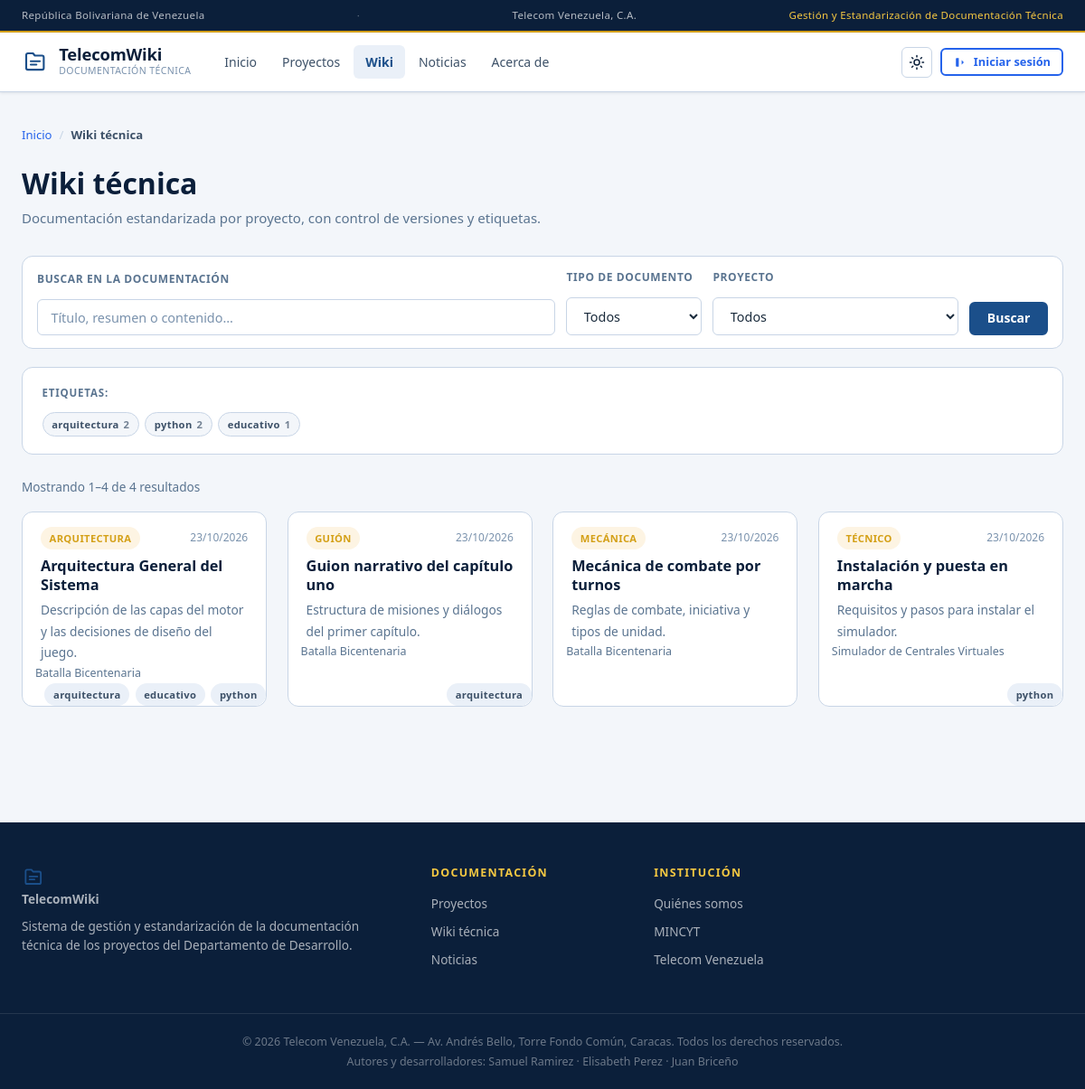
The page /frontend/wiki.php on the database its author committed.
### tables this page shows
CREATE TABLE `tags` (
    `id`    INT UNSIGNED NOT NULL AUTO_INCREMENT,
    `nombre` VARCHAR(100) NOT NULL,
    `slug`  VARCHAR(120) NOT NULL,
    PRIMARY KEY (`id`),
    UNIQUE KEY `uq_tags_slug` (`slug`)
);

CREATE TABLE `articulos` (
    `id`          INT UNSIGNED NOT NULL AUTO_INCREMENT,
    `proyecto_id` INT UNSIGNED  NOT NULL,
    `titulo`      VARCHAR(300)  NOT NULL,
    `slug`        VARCHAR(320)  NOT NULL,
    `resumen`     VARCHAR(500)  NULL,
    `contenido`   LONGTEXT      NULL,
    `tipo`        ENUM('guion','arquitectura','mecanica','personaje','nivel','tecnico','otro') NOT NULL DEFAULT 'tecnico',
    `autor_id`    INT UNSIGNED  NULL,
    `version`     INT UNSIGNED  NOT NULL DEFAULT 1,
    `publicado`   TINYINT(1)    NOT NULL DEFAULT 0,
    `creado_en`   DATETIME      NOT NULL DEFAULT CURRENT_TIMESTAMP,
    `actualizado` DATETIME      NOT NULL DEFAULT CURRENT_TIMESTAMP ON UPDATE CURRENT_TIMESTAMP,
    PRIMARY KEY (`id`),
    UNIQUE KEY `uq_articulos_slug` (`slug`),
    KEY `idx_articulos_proyecto`  (`proyecto_id`,`publicado`),
    KEY `idx_articulos_publicado` (`publicado`),
    KEY `idx_articulos_tipo`      (`tipo`),
    KEY `idx_articulos_autor`     (`autor_id`),
    CONSTRAINT `fk_articulos_proyecto` FOREIGN KEY (`proyecto_id`) REFERENCES `proyectos`(`id`) ON DELETE CASCADE,
    CONSTRAINT `fk_articulos_autor`    FOREIGN KEY (`autor_id`)    REFERENCES `usuarios`(`id`)  ON DELETE SET NULL
);

CREATE TABLE `proyectos` (
    `id`                  INT UNSIGNED NOT NULL AUTO_INCREMENT,
    `titulo`              VARCHAR(200)  NOT NULL,
    `slug`                VARCHAR(220)  NOT NULL,
    `categoria_id`        INT UNSIGNED  NOT NULL,
    `descripcion_corta`   VARCHAR(500)  NULL,
    `descripcion`         LONGTEXT      NULL,
    `tecnologias`         VARCHAR(300)  NULL,
    `version_actual`      VARCHAR(20)   NULL,
    `estado`              ENUM('activo','en_desarrollo','pausado','archivado') NOT NULL DEFAULT 'en_desarrollo',
    `responsable_id`      INT UNSIGNED  NULL,
    `fecha_inicio`        DATE          NULL,
    `fecha_actualizacion` DATETIME      NOT NULL DEFAULT CURRENT_TIMESTAMP ON UPDATE CURRENT_TIMESTAMP,
    `creado_en`           DATETIME      NOT NULL DEFAULT CURRENT_TIMESTAMP,
    PRIMARY KEY (`id`),
    UNIQUE KEY `uq_proyectos_slug` (`slug`),
    KEY `idx_proyectos_categoria` (`categoria_id`),
    KEY `idx_proyectos_estado` (`estado`,`creado_en`),
    KEY `idx_proyectos_responsable` (`responsable_id`),
    CONSTRAINT `fk_proyectos_categoria`   FOREIGN KEY (`categoria_id`)   REFERENCES `categorias`(`id`)     ON DELETE RESTRICT,
    CONSTRAINT `fk_proyectos_responsable` FOREIGN KEY (`responsable_id`) REFERENCES `usuarios`(`id`)      ON DELETE SET NULL
);

### backend/lib/validate.php (called while the page is built, shortened)
<?php
require_once __DIR__ . '/helpers.php';
function entrada(array $origen, string $clave, int $maxLen = 300): string {
    $v = $origen[$clave] ?? '';
    $v = trim((string) $v);
    return mb_strlen($v) > $maxLen ? mb_substr($v, 0, $maxLen) : $v;
}
function saneaGET(string $clave, int $maxLen = 300): string {
    return entrada($_GET, $clave, $maxLen);
}
function entero($v, int $defecto = 0): int {
    return filter_var($v, FILTER_VALIDATE_INT) !== false ? (int) $v : $defecto;
}

### backend/config/db.php (called while the page is built, shortened)
<?php
function getDB(): PDO {
    static $pdo = null;
    if ($pdo === null) {
        $dsn = 'mysql:host=' . DB_HOST . ';port=' . DB_PORT
             . ';dbname=' . DB_NAME . ';charset=utf8mb4';
        try {
            $pdo = new PDO($dsn, DB_USER, DB_PASS, [
                PDO::ATTR_ERRMODE            => PDO::ERRMODE_EXCEPTION,
                PDO::ATTR_DEFAULT_FETCH_MODE => PDO::FETCH_ASSOC,
                PDO::ATTR_EMULATE_PREPARES   => false,
            ]);
        } catch (PDOException $e) {
            error_log('[db.php] Error de conexión a MySQL: ' . $e->getMessage());
            http_response_code(503);
            die('<div>'
              . '<strong>El sitio no está disponible en este momento.</strong><br>'
              . '<small>Intenta nuevamente en unos minutos. Si el problema persiste, '
              . 'verificá que MySQL esté iniciado (XAMPP → pestaña MySQL) y que exista '
              . 'la base de datos <em>telecom_wiki</em>.</small></div>');
        }
    }
    return $pdo;
}
function dbValor(string $sql, array $params = []) {
    $st = getDB()->prepare($sql);
    $st->execute($params);
    return $st->fetchColumn();
}

### backend/lib/paginate.php (called while the page is built, shortened)
<?php
require_once __DIR__ . '/validate.php';
function paginar(int $total, int $porPagina = 0): array {
    $porPagina = $porPagina > 0 ? $porPagina : POR_PAGINA;
    $totalPaginas = max(1, (int) ceil($total / $porPagina));
    $pagina = entero($_GET['pagina'] ?? 1, 1);
    $pagina = max(1, min($pagina, $totalPaginas));
    return [
        'pagina'        => $pagina,
        'por_pagina'    => $porPagina,
        'offset'        => ($pagina - 1) * $porPagina,
        'total_paginas' => $totalPaginas,
        'total'         => $total,
    ];
}
function resumenPaginacion(array $pag): string {
    $desde = $pag['offset'] + 1;
    $hasta = min($pag['offset'] + $pag['por_pagina'], $pag['total']);
    return 'Mostrando ' . $desde . '–' . $hasta . ' de ' . $pag['total'] . ' resultados';
}

### frontend/wiki.php (the view, shortened to what this page needs)
<?php
$q       = saneaGET('q', 80);
$tagSlug = saneaGET('tag', 120);
$where  = ['a.publicado = 1'];
$params = [];
$condicion = implode(' AND ', $where);
$db = getDB();
$total = (int) dbValor(
    "SELECT COUNT(*) FROM articulos a
       JOIN proyectos p ON p.id = a.proyecto_id
      WHERE $condicion",
    $params
);
$pag = paginar($total, POR_PAGINA);
$st = $db->prepare(
    "SELECT a.id, a.titulo, a.slug, a.resumen, a.contenido, a.tipo,
            a.actualizado, a.creado_en, p.titulo AS proyecto_titulo,
            (SELECT GROUP_CONCAT(DISTINCT t.nombre ORDER BY t.nombre SEPARATOR '||')
               FROM articulo_tags atg
               JOIN tags t ON t.id = atg.tag_id
              WHERE atg.articulo_id = a.id) AS tags_nombres,
            (SELECT GROUP_CONCAT(DISTINCT t.slug ORDER BY t.nombre SEPARATOR '||')
               FROM articulo_tags atg
               JOIN tags t ON t.id = atg.tag_id
              WHERE atg.articulo_id = a.id) AS tags_slugs
       FROM articulos a
       JOIN proyectos p ON p.id = a.proyecto_id
      WHERE $condicion
   ORDER BY a.actualizado DESC
      LIMIT {$pag['por_pagina']} OFFSET {$pag['offset']}"
);
$st->execute($params);
$articulos = $st->fetchAll();
$st = $db->query(
    'SELECT t.id, t.nombre, t.slug, COUNT(DISTINCT atg.articulo_id) AS usos
       FROM tags t
       JOIN articulo_tags atg ON atg.tag_id = t.id
       JOIN articulos a ON a.id = atg.articulo_id AND a.publicado = 1
   GROUP BY t.id, t.nombre, t.slug
   ORDER BY usos DESC, t.nombre ASC
      LIMIT 25'
);
$nubeTags = $st->fetchAll();
?>
<div class="container">
    <?= migaDePan([['Inicio' => 'index.php'], ['Wiki técnica' => null]]) ?>
    <div class="page-head">
        <div>
            <h1>Wiki técnica</h1>
            <p class="muted">Documentación estandarizada por proyecto, con control de versiones
               y etiquetas.</p>
        </div>
    </div>
    <form class="filtros filtros--wiki" method="get" action="<?= e(url('wiki.php')) ?>">
        <div class="filtros__campo filtros__campo--grande">
            <label class="form-label" for="q">Buscar en la documentación</label>
            <input class="form-control" type="search" id="q" name="q" maxlength="80"
                   value="<?= e($q) ?>" placeholder="Título, resumen o contenido…">
        </div>
        <div class="filtros__campo">
            <label class="form-label" for="tipo">Tipo de documento</label>
            <select class="form-control" id="tipo" name="tipo">
                <option value="">Todos</option>
            </select>
        </div>
        <div class="filtros__campo">
            <label class="form-label" for="proyecto">Proyecto</label>
            <select class="form-control" id="proyecto" name="proyecto">
                <option value="">Todos</option>
            </select>
        </div>
        <div class="filtros__acciones">
            <button class="btn btn-primary" type="submit">Buscar</button>
        </div>
    </form>
    <?php if ($nubeTags): ?>
    <div class="nube-tags" aria-label="Etiquetas más usadas">
        <span class="nube-tags__label">Etiquetas:</span>
        <ul class="chips">
            <?php foreach ($nubeTags as $t): ?>
                <li>
                    <a class="chip chip--tag <?= $tagSlug === $t['slug'] ? 'is-active' : '' ?>"
                       href="<?= e(url('wiki.php?tag=' . rawurlencode($t['slug']))) ?>">
                        <?= e($t['nombre']) ?> <span class="chip__num"><?= (int) $t['usos'] ?></span>
                    </a>
                </li>
            <?php endforeach; ?>
        </ul>
    </div>
    <?php endif; ?>
    <p class="resultados" role="status"><?= e(resumenPaginacion($pag)) ?></p>
    <?php if ($articulos): ?>
        <div class="grid grid--articulos">
            <?php foreach ($articulos as $a) echo tarjetaArticulo($a); ?>
        </div>
    <?php endif; ?>
</div>

### backend/lib/render.php (shortened to what this page needs)
<?php
require_once __DIR__ . '/paginate.php';
function migaDePan(array $items): string {
    $html = '<nav class="breadcrumb" aria-label="Miga de pan"><ol>';
    $ultimo = count($items) - 1;
    foreach ($items as $i => $item) {
        $nombre = array_key_first($item);
        $ruta   = $item[$nombre];
        $sep    = $i > 0 ? '<span class="breadcrumb__sep" aria-hidden="true">/</span>' : '';
        if ($i === $ultimo || $ruta === null) {
            $html .= $sep . '<li class="breadcrumb__actual" aria-current="page">' . e($nombre) . '</li>';
        } else {
            $html .= $sep . '<li><a href="' . e(url($ruta)) . '">' . e($nombre) . '</a></li>';
        }
    }
    return $html . '</ol></nav>';
}
function badgeTipo(string $tipo): string {
    return '<span class="chip chip--tipo">' . e(etiquetaTipoArticulo($tipo)) . '</span>';
}
function tarjetaArticulo(array $a): string {
    $html = '<article class="card card--articulo reveal">';
    $html .= '<a class="card__link" href="' . e(url('articulo.php?slug=' . rawurlencode($a['slug']))) . '">';
    $html .= '<div class="card__cabeza">'
           . badgeTipo($a['tipo'] ?? 'tecnico')
           . '<span class="card__fecha">' . e(fecha($a['actualizado'] ?? $a['creado_en'] ?? null)) . '</span>'
           . '</div>';
    $html .= '<h3 class="card__titulo">' . e($a['titulo']) . '</h3>';
    if (!empty($a['resumen'])) {
        $html .= '<p class="card__texto">' . e(resumir($a['resumen'], 130)) . '</p>';
    } elseif (!empty($a['contenido'])) {
        $html .= '<p class="card__texto">' . e(resumir($a['contenido'], 130)) . '</p>';
    }
    if (!empty($a['proyecto_titulo'])) {
        $html .= '<p class="card__proyecto">' . icono('folder', 14)
               . '<span>' . e($a['proyecto_titulo']) . '</span></p>';
    }
    if (!empty($a['tags_nombres'])) {
        $html .= '<ul class="chips">';
        foreach (array_slice(explode('||', $a['tags_nombres']), 0, 4) as $i => $t) {
            $slug = explode('||', $a['tags_slugs'] ?? '')[$i] ?? slugify($t);
            $html .= '<li><a class="chip chip--tag" href="'
                   . e(url('wiki.php?tag=' . rawurlencode($slug))) . '">' . e($t) . '</a></li>';
        }
        $html .= '</ul>';
    }
    $html .= '</a></article>';
    return $html;
}

### backend/lib/helpers.php (shortened to what this page needs)
<?php
function e(?string $s): string {
    return htmlspecialchars($s ?? '', ENT_QUOTES | ENT_SUBSTITUTE, 'UTF-8');
}
function url(string $ruta = ''): string {
    return SITE_URL . '/' . ltrim($ruta, '/');
}
function fecha(?string $fecha, string $formato = 'd/m/Y'): string {
    $ts = strtotime($fecha);
    return $ts ? date($formato, $ts) : '—';
}
function resumir(?string $texto, int $largo = 140): string {
    $texto = trim(strip_tags($texto ?? ''));
    if (mb_strlen($texto) <= $largo) {
        return $texto;
    }
    $corte = mb_substr($texto, 0, $largo);
    return rtrim($corte, '.,;:') . '…';
}
function etiquetaTipoArticulo(string $tipo): string {
    $mapa = [
        'guion'        => 'Guión',
        'arquitectura' => 'Arquitectura',
        'mecanica'     => 'Mecánica',
        'personaje'    => 'Personaje',
        'nivel'        => 'Nivel',
        'tecnico'      => 'Técnico',
        'otro'         => 'Otro',
    ];
    return $mapa[$tipo] ?? ucfirst($tipo);
}
function icono(string $nombre, int $size = 18): string {
    $d = $paths[$nombre] ?? $paths['folder'];
    return '<svg class="icon" width="' . $size . '" height="' . $size
         . '" viewBox="0 0 20 20" fill="currentColor" aria-hidden="true" focusable="false">'
         . $d . '</svg>';
}

### rows shown on the page
tags: nombre "arquitectura", usos "2"
tags: nombre "python", usos "2"
tags: nombre "educativo", usos "1"
articulos: tipo "ARQUITECTURA", actualizado "23/10/2026", titulo "Arquitectura General del Sistema", resumen "Descripción de las capas del motor y las decisiones de diseño del juego.", proyecto.titulo "Batalla Bicentenaria", t "arquitectura", t "educativo", t "python"
articulos: tipo "GUIÓN", actualizado "23/10/2026", titulo "Guion narrativo del capítulo uno", resumen "Estructura de misiones y diálogos del primer capítulo.", proyecto.titulo "Batalla Bicentenaria", t "arquitectura"
articulos: tipo "MECÁNICA", actualizado "23/10/2026", titulo "Mecánica de combate por turnos", resumen "Reglas de combate, iniciativa y tipos de unidad.", proyecto.titulo "Batalla Bicentenaria"
articulos: tipo "TÉCNICO", actualizado "23/10/2026", titulo "Instalación y puesta en marcha", resumen "Requisitos y pasos para instalar el simulador.", proyecto.titulo "Simulador de Centrales Virtuales", t "python"

### other values the page prints
SITE_TAGLINE "Gestión y Estandarización de Documentación Técnica"
SITE_NAME "TelecomWiki"
$texto "Inicio"
$texto "Proyectos"
$texto "Wiki"
$texto "Noticias"
$texto "Acerca de"
$nombre "Inicio"
$nombre "Wiki técnica"
resumenPaginacion($pag) "Mostrando 1–4 de 4 resultados"
SITE_AUTORES "Samuel Ramirez · Elisabeth Perez · Juan Briceño"
